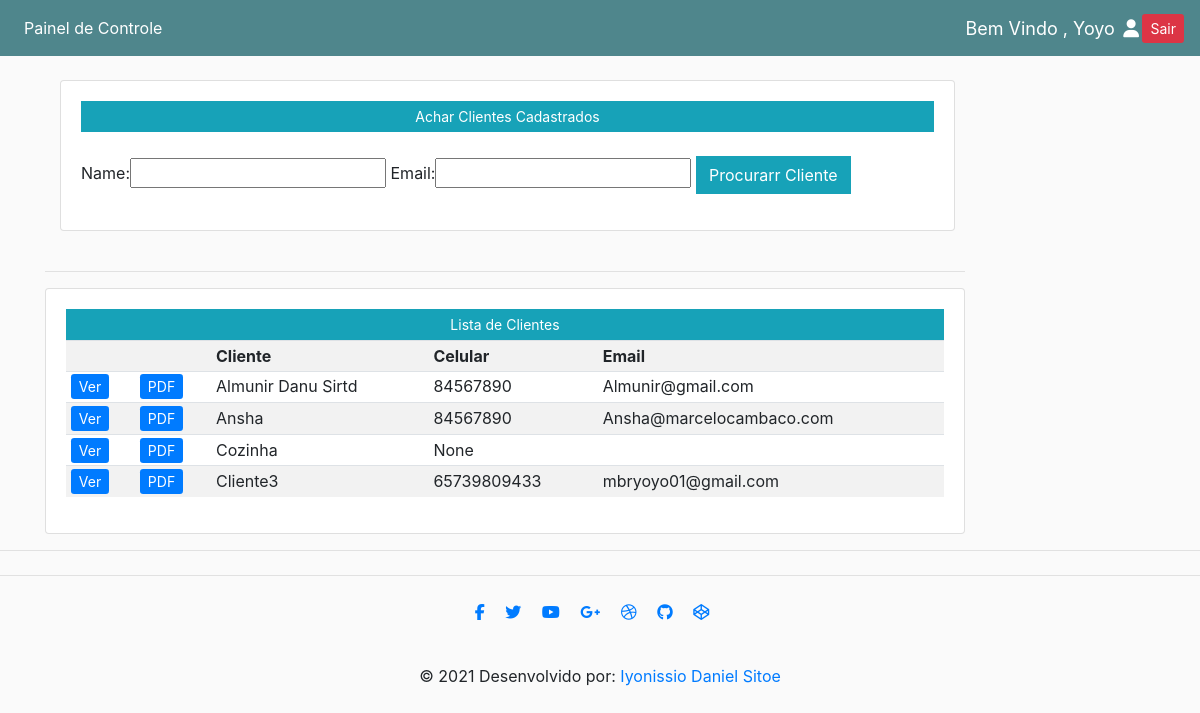
Page /clientes/ (signed in) on the earlier database version.
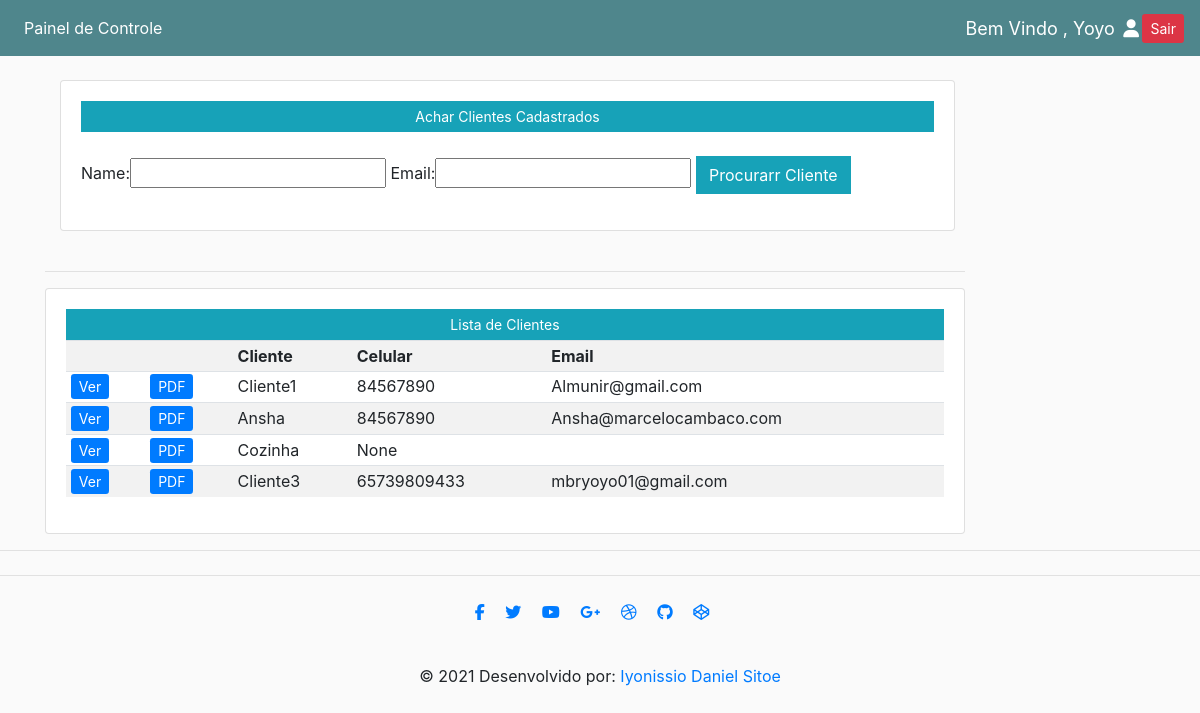
Same page on the later database version.
### entregar/models.py (models this page shows, shortened)
class Customer(models.Model):
    user = models.OneToOneField(User, null=True,blank= True, on_delete=models.CASCADE)
    name = models.CharField(max_length=200, null=True)
    phone = models.CharField(max_length=200, null=True)
    email = models.CharField(max_length=200, null=True)
    profile_pic = models.ImageField(default="Prato_2",null=True,blank=True)
    date_created = models.DateTimeField(auto_now_add=True)

### entregar/decorators.py (the view)
    def wrapper_function(request, *args, **kwargs):
        group = None
        if request.user.groups.exists():
            group = request.user.groups.all()[0].name
        if group == 'customer':
            return redirect('user-page')
        if group == 'adminC':
            return redirect('cozinha')
        if group == 'admin':
            return view_func(request, *args, **kwargs)

### entregar/views.py (called while the page is built)
@login_required(login_url='login')
@admin_only
def clientes(request):
    customers = Customer.objects.all()
    myFilter = CustomerFilter(request.GET, queryset=customers)
    customers = myFilter.qs
    context = {'customers':customers,'myFilter': myFilter}
    return render(request, 'entregar/listaclientes.html', context)

### entregar/templates/entregar/listaclientes.html (shortened to what this page needs)
{% extends 'entregar/main.html' %}
{% load static %}
{% block content %}
<br>
<div class="container">
    <div class="col-md-10" >
        <div class="card card-body ">
            <a class="btn btn-info btn-sm btn-block" href="#">Achar Clientes Cadastrados</a>
            <br>
            <form method="get">
                {{myFilter.form}}
                 <button type="submit" class="btn btn-info">Procurarr Cliente</button>
            </form>
        </div>
    </div>
    <br>
<div class="row">
    <div class="col-md-10">
        <hr>
        <div class="card card-body ">
            <a class="btn btn-info btn-sm btn-block" href="#">Lista de Clientes</a>
            <table class="table table-sm table-striped">
                <tr>
                    <th></th>
                     <th></th>
                    <th>Cliente</th>
                    <th>Celular</th>
                    <th>Email</th>
                </tr>
                {% for customer in customers %}
                    <tr>
                        <td><a class="btm btn-sm btn-Primary" href="{% url 'customer' customer.id %}">Ver</a></td>
                        <td><a class="btm btn-sm btn-Primary" href="{% url 'customer_pdf' customer.pk %}">PDF</a></td>
                        <td>{{ customer.name }}</td>
                        <td>{{ customer.phone }}</td>
                        <td>{{ customer.email }}</td>
                    </tr>
                {% endfor %}
            </table>
        </div>
    </div>
</div>
</div>
{% endblock content %}

Differences in the rows shown:
changed Customer "Almunir@gmail.com": name "Almunir Danu Sirtd" → "Cliente1"
